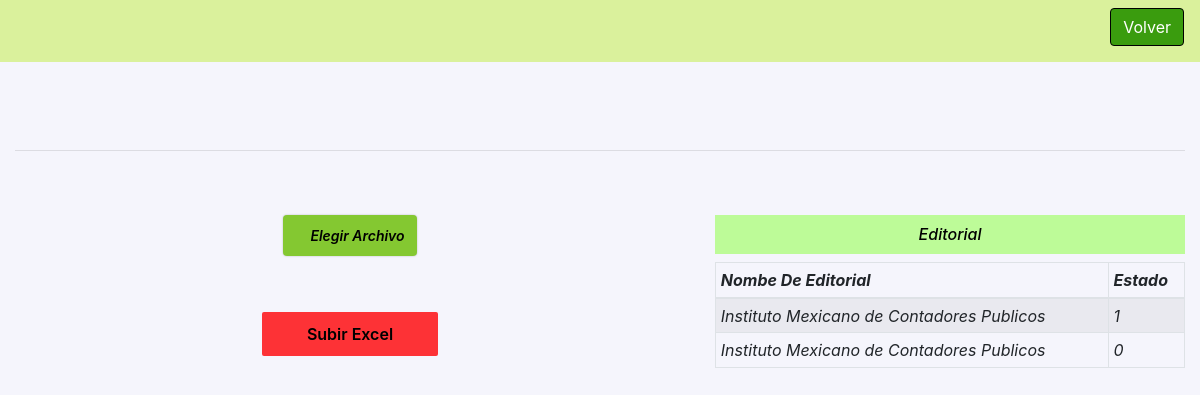
/Importarr/index.php, run on the app's committed database.
### tables this page shows
CREATE TABLE `editorial` (
  `id` int(11) NOT NULL,
  `editorial` varchar(150) NOT NULL,
  `estado` tinyint(1) DEFAULT NULL
);

### Importarr/index.php (the view, shortened to what this page needs)
<!DOCTYPE html>
<html>
<head>
  <link rel="stylesheet" href="https://cdnjs.cloudflare.com/ajax/libs/material-design-iconic-font/2.2.0/css/material-design-iconic-font.min.css">
  <link rel="stylesheet" type="text/css" href="css/bootstrap.min.css">
  <link rel="stylesheet" type="text/css" href="css/cargando.css">
  <link rel="stylesheet" type="text/css" href="css/cssGenerales.css">
</head>
<body>
<nav class="navbar navbar-expand-lg navbar-light navbar-dark fixed-top" style="background-color: #daf19c !important;">
    <a href = "http://localhost/biblioteca/editorial/">
                    <button class="btn btn-primary mb-2" type="button"  name="Cargar excel"> Volver<i i></button>
                    </a>
</nav>
<div class="container">
<hr>
<br><br>
 <div class="row">
    <div class="col-md-7">
      <form action="recibe_excel_validando.php" method="POST" enctype="multipart/form-data"/>
        <div class="file-input text-center">
            <label class="file-input__label" for="file-input">
              <span>Elegir Archivo</span></label
            >
          </div>
      <div class="text-center mt-5">
          <input type="submit" name="subir" class="btn-enviar" value="Subir Excel"/>
      </div>
    </div>
    <div class="col-md-5">
  <?php
  include('config.php');
  $sqleditorial = ("SELECT * FROM editorial ORDER BY id ASC");
  $queryData   = mysqli_query($con, $sqleditorial);
  ?>
      <h6 class="text-center">
        Editorial
      </h6>
        <table class="table table-bordered table-striped">
          <thead>
            <tr>
              <th>Nombe De Editorial</th>
              <th>Estado</th>
            </tr>
          </thead>
          <tbody>
            <?php
            while ($data = mysqli_fetch_array($queryData)) { ?>
            <tr>
              <td><?php echo $data['editorial']; ?></td>
              <td><?php echo $data['estado']; ?></td>
            </tr>
          <?php } ?>
          </tbody>
        </table>
    </div>
  </div>
</div>
</body>
</html>

### Importarr/css/cssGenerales.css (style rules this page uses)
body { height: 100vh; width: 100%; background-color: #F5F5FC !important; color: #555; }
.file-input__label { cursor: pointer; display: inline-flex; align-items: center; border-radius: 4px; font-size: 14px; font-weight: 600; color: #000000; font-size: 14px; padding: 10px 12px; background-color: #84c831; box-shadow: 0px 0px 2px rgba(0, 0, 0, 0.25); }
.btn-enviar { color: #000000; font-weight: 600; padding: 10px 45px; background-color: rgb(253, 50, 54); border: none; border-radius: 2px; }
h6 { color:#000000; background-color: #bdfb98; padding: 10px 0px; }

### data on the page
editorial: editorial "Instituto Mexicano de Contadores Publicos", estado "1"
editorial: editorial "Instituto Mexicano de Contadores Publicos", estado "0"
